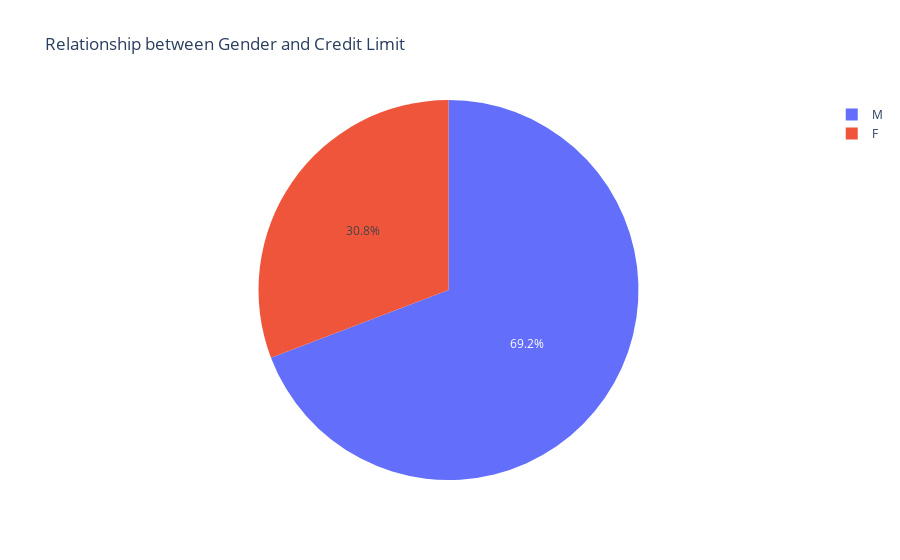

The notebook cell this image was saved under:
### Code cell
fig = px.pie(df, values='Credit_Limit', names='Gender', title='Relationship between Gender and Credit Limit ')
fig.show()

### Figure 1 — Plotly figure (JSON) as saved in the notebook; plotly's stock layout.template omitted (floating-point values rounded to 4 significant figures; data arrays with more than 128 entries replaced by an {"elided": "..."} marker saying what was removed)
{"data": [{"domain": {"x": [0, 1], "y": [0, 1]}, "hovertemplate": "Gender=%{label}<br>Credit_Limit=%{value}<extra></extra>", "labels": {"elided": "10127 str values"}, "legendgroup": "", "name": "", "showlegend": true, "type": "pie", "values": {"elided": "10127 float values"}}], "layout": {"legend": {"tracegroupgap": 0}, "title": {"text": "Relationship between Gender and Credit Limit "}}}
